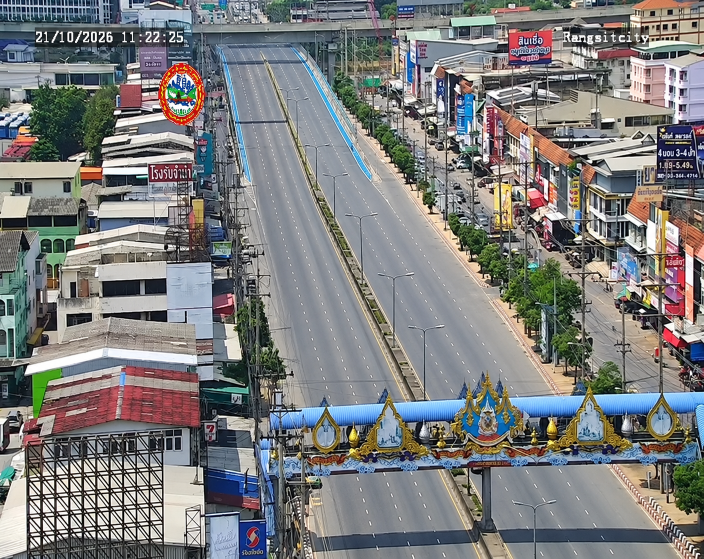
#> input picture image_reference/when_clear_road.png, 1408 x 1117 px (shown at 1/2 size); its folder holds only this picture in this run
$ python -i pipeline.py   (imports and definitions only)
#> lines starting #> are read from the running program, lines starting #| are printed output that depends on the picture; after the words box and inside, x2 and y2 are one past the last pixel; in counts of white or black regions, pixels touching at a corner belong together
### config.py
"""ค่าตั้งต้นที่ทุกไฟล์ใช้ร่วมกัน (interface กลางของทีม)"""
import sys
import os
from pathlib import Path

# ให้ print ภาษาไทยได้แม้ console ของ Windows จะเป็น cp1252/cp874
for _stream in (sys.stdout, sys.stderr):
    try:
        _stream.reconfigure(encoding="utf-8", errors="replace")
    except (AttributeError, ValueError):
        pass
#> (reads masks/rois.json from the repository)

ROOT = Path(__file__).resolve().parent

# ---------- แหล่งข้อมูล ----------
SNAPSHOT_URL = "https://ipcamlive.com/player/snapshot.php?alias=6695edb811079"
# กล้องอัปเดต snapshot ทุก ~60 วินาที (วัดจาก Last-Modified) ดึงถี่กว่านี้ได้ภาพเดิมซ้ำ
INTERVAL_SEC = 60           # ดึงภาพทุก 1 นาที = เร็วสุดที่กล้องให้ได้
PAIR_POLL_SEC = 5           # ได้ภาพซ้ำ (กล้องยังไม่อัปเดต) -> ลองใหม่ทุก 5 วินาทีแทนการรอครบรอบ
# ภาพคู่ _b: ใช้ในโหมด 5 นาทีเดิมเพื่อวัดการเคลื่อนไหว ตอนนี้เฟรมติดกันห่าง ~60 วินาทีอยู่แล้ว จึงใช้เฟรมก่อนหน้าแทน
CAPTURE_PAIR = False
PAIR_TIMEOUT_SEC = 100      # (เมื่อเปิด CAPTURE_PAIR) รอภาพคู่นานสุดเท่านี้ ถ้าไม่เปลี่ยนก็ข้าม
MOTION_MAX_GAP_SEC = 90     # เฟรมก่อนหน้าห่างเกินนี้ (กล้องหลุด/ข้ามรอบ) ไม่ใช้วัดการเคลื่อนไหว

# ---------- โฟลเดอร์ ----------
RAW_DIR = ROOT / "data" / "raw"               # data/raw/YYYY-MM-DD/HHMMSS.jpg (+ HHMMSS_b.jpg ถ้าเปิด CAPTURE_PAIR)
BG_DIR = ROOT / "data" / "background"         # ภาพถนนว่างที่จัดแนวแล้ว
REFERENCE_IMG = ROOT / "image_reference" / "when_clear_road.png"
MASK_DIR = ROOT / "masks"
RESULT_DIR = ROOT / "results"
CHART_DIR = RESULT_DIR / "charts"
OVERLAY_DIR = RESULT_DIR / "overlays"
OCCUPANCY_CSV = RESULT_DIR / "occupancy.csv"
LABELS_CSV = RESULT_DIR / "labels.csv"
DB_PATH = Path(os.environ.get("TRAFFIC_DB_PATH", str(RESULT_DIR / "traffic.db")))
THUMB_DIR = RESULT_DIR / "thumbnails"
WEB_STALE_SEC = 300         # แดชบอร์ดขึ้นว่าข้อมูลค้าง ถ้าไม่มีภาพใหม่นานเกินนี้ (~5 รอบ)

# ---------- การเก็บไฟล์ (cleanup.py) ----------
# ตัวเลขใน DB เก็บตลอด ลบเฉพาะไฟล์ภาพ
RAW_KEEP_DAYS = 30          # ภาพดิบ data/raw ใช้ประมวลผลใหม่/สร้าง bg median
MEDIA_KEEP_DAYS = 60        # overlay + thumbnail ที่แดชบอร์ดแสดงย้อนหลัง
ORPHAN_GRACE_SEC = 3600     # overlay ที่ DB ไม่อ้างถึงต้องเก่ากว่านี้ก่อนลบ (worker เขียนไฟล์ก่อนบันทึก DB)
OVERLAY_JPEG_QUALITY = 80   # ค่าเริ่มต้นของ OpenCV คือ 95 (~250 KB) ที่ 80 เหลือ ~140 KB

# ---------- รูปทรงภาพ ----------
FRAME_SIZE = (720, 576)     # (w, h) ของ snapshot จากกล้อง

# กล่องตัวหนังสือที่กล้องประทับลงภาพ (x1, y1, x2, y2) ต้องลบออกก่อนประมวลผล
OVERLAY_BOXES = [
    (30, 25, 200, 52),      # วันที่-เวลา มุมซ้ายบน
    (555, 25, 675, 50),     # คำว่า Rangsitcity มุมขวาบน
]

# ROI ของแต่ละฝั่งถนน (พิกัดในภาพ 720x576) วาดด้วย roi_tool.py เมื่อ 21/10/2569
# ครอบผิวถนนทั้งหมดจนถึงสะพานด้านบน ขอบล่างหลบยอดซุ้มประตูเมือง
# วาดใหม่ได้ด้วย roi_tool.py  ->  masks/<ชื่อ>.png และ masks/rois.json จะถูกใช้แทนค่าเหล่านี้
LANE_POLYGONS = {
    "left": [(224, 46), (257, 186), (247, 188), (243, 232), (252, 240), (302, 418), (324, 414),
             (332, 400), (340, 414), (383, 410), (393, 394), (404, 408), (413, 409), (346, 261),
             (320, 202), (293, 129), (273, 73), (265, 52), (258, 47)],
    "right": [(293, 44), (265, 44), (319, 173), (378, 291), (433, 398), (440, 408), (468, 407),
              (474, 390), (480, 396), (493, 378), (506, 391), (512, 382), (522, 403), (572, 404),
              (382, 150), (365, 131), (360, 135), (384, 185), (378, 186), (328, 92), (309, 60),
              (300, 46), (298, 44), (294, 44)],
}
LANE_NAMES_TH = {"left": "ฝั่งซ้าย (วิ่งออกจากกล้อง)", "right": "ฝั่งขวา (วิ่งเข้าหากล้อง)"}

# แบ่ง ROI เป็นช่วง ไกล/กลาง/ใกล้ ตามแกน y แล้วให้น้ำหนักเท่ากัน (ชดเชย perspective)
# far เริ่มที่ y=125 ใต้ป้ายคร่อมถนน (y≈110–120 ทำให้จับผิด) ส่วน ROI ที่สูงกว่านี้นับเฉพาะใน occupancy_raw
ZONES = {"far": (125, 200), "mid": (200, 300), "near": (300, 420)}

# จุดสังเกตที่ไม่ขยับ (ซุ้มประตูเมืองตรงกลาง) สำหรับ template matching ตรวจกล้องขยับ
LANDMARK_BOX = (455, 385, 545, 470)   # (x1, y1, x2, y2)
LANDMARK_SEARCH = 25                  # ค้นหารอบ ๆ ±25 px
CAMERA_SHIFT_TOL = 3                  # ขยับเกินกี่ px ถือว่ากล้องขยับ

# ---------- Preprocess ----------
MEDIAN_KSIZE = 5
NIGHT_BRIGHTNESS = 70       # ค่าเฉลี่ยความสว่างทั้งภาพต่ำกว่านี้ = กลางคืน
# ค่าเฉลี่ยอย่างเดียวไม่พอ: กล้องนี้มีไฟถนน+ป้ายไฟ กลางคืนเฉลี่ยยัง ~80 จึงดูสัดส่วนพิกเซลมืดด้วย
NIGHT_DARK_LEVEL = 40       # พิกเซลที่ gray < 40 นับว่า "มืด"
NIGHT_DARK_FRAC = 0.20      # พิกเซลมืดเกิน 20% ของภาพ = กลางคืน (กลางวัน ~5%, กลางคืน ~35%)

# ---------- Segmentation ----------
# ภาพถนนว่างกลางวันใน data/background/
#   "bg_day.png"        = จัดแนวจาก image_reference/when_clear_road.png (python segment.py --reference)
#   "bg_day_median.png" = temporal median จากภาพที่เก็บมา (python segment.py --median)
# กลางคืนใช้ "bg_night.png" อัตโนมัติถ้ามี (python segment.py --median แยกภาพกลางคืนให้เอง)
# ถ้าไม่มี จะเทียบภาพกลางคืนกับพื้นหลังกลางวัน ถนนสีส้มจากไฟถนนจะถูกนับเป็นรถเกือบทั้งเลน
BG_DAY_FILE = "bg_day.png"
# กลางคืนไฟหน้ารถทำให้ผิวถนน "สว่างขึ้น" เท่านั้น และช่วงหัวค่ำฝั่งขาเข้าติดยาวเป็นชั่วโมง
# median (50) จึงติดแสงไฟรถไปด้วย ใช้ percentile ต่ำกว่าเพื่อให้ได้ผิวถนนที่มีแค่ไฟถนน
NIGHT_BG_PERCENTILE = 25
# แสงไฟหน้ารถฝั่งขาเข้าส่องพื้นจนขาวจ้า (segment.glare_mask) ใช้เฉพาะกลางคืน
# พื้นที่จ้าไม่นับทั้งเป็นรถและเป็นถนน (ตัดออกจากตัวหารด้วย) เพราะกล้องมองไม่เห็นว่าข้างใต้มีอะไร
GLARE_LEVEL = 200           # gray >= 200 = สว่างจ้า
GLARE_SMOOTH = 15           # local std (7x7) < 15 = เรียบ ไม่มีขอบตัวรถ
GLARE_GROW = 9              # ขยายแกนแสง (px)
GLARE_HALO_SMOOTH = 25      # ขอบแสงที่จางลง: เกณฑ์ local std ที่หลวมกว่าแกน
# ถ้าแสงจ้ากินเกิน 65% ของช่วงไกล/กลาง/ใกล้ (เหลือที่มองเห็น < 35%) = ไฟรถเรียงกันแน่น (รถติด)
# ช่วงนั้นกลับไปนับแสงจ้าเป็นรถเหมือนเดิม กันรถติดหัวค่ำกลายเป็น "โล่ง"
GLARE_MIN_VISIBLE = 0.35
MIN_DIFF_THRESHOLD = 22     # ขั้นต่ำของ threshold กัน Otsu เลือกค่าต่ำเกินตอนถนนว่าง
MAX_DIFF_THRESHOLD = 60
SAT_WEIGHT = 0.8            # น้ำหนักของผลต่างช่อง S (HSV) ที่รวมกับผลต่าง grayscale
# ชดเชยแสงบนผิวถนน (แดด/เงาเมฆ/หมอกแดด) ที่ match_photometry จากอาคารชดเชยไม่ได้
RELIGHT_BAND = 16           # ความสูงแถบแนวนอน (px) ที่ใช้หาค่าผลต่างของผิวถนน
RELIGHT_MAX = 40            # ชดเชยได้ไม่เกิน ±40 กันรถติดจริงเต็มแถบแล้วถูกลบออกเป็น "ถนน"
OPEN_KSIZE = 3
CLOSE_KSIZE = 5

# ---------- เกณฑ์ระดับ ----------
LEVELS = ["clear", "moderate", "congested"]
LEVEL_TH = {"clear": "โล่ง", "moderate": "ปานกลาง", "congested": "ติด"}
OCC_MODERATE = 0.20         # < 20% = โล่ง
OCC_CONGESTED = 0.45        # > 45% = ติด
MOTION_STOPPED = 0.35       # สัดส่วนพิกเซลรถที่เปลี่ยนระหว่างภาพคู่ < 35% = รถจอดนิ่ง (รถไหลปกติวัดได้ ~80%)
MOTION_FLOWING = 0.65       # > 65% = รถเยอะแต่ยังเคลื่อนตัวดี
# ใช้ motion เฉพาะกลางวัน กลางคืนตัดสินจาก occupancy อย่างเดียว (ดู pipeline.classify)
LANDMARK_MIN_SCORE = 0.5    # template matching ต่ำกว่านี้ = กล้องหมุน/ซูม/ถูกบัง ผลไม่น่าเชื่อถือ

### geometry.py
"""เรขาคณิตของภาพ (W7 geometric transform, W8 template matching)

- lane_masks()            ROI ขาวดำของแต่ละฝั่งถนน
- align_reference()       จัดแนวภาพถนนว่างที่ผู้ใช้เตรียมไว้ให้ตรงกับเฟรมกล้อง (ORB + homography)
- camera_shift()          ตรวจว่ากล้องขยับไหมด้วย template matching จุดสังเกตที่ไม่เคลื่อนที่
- shift_mask()            เลื่อน ROI ตามกล้อง (translation)
- birdseye()              ดึงเลนให้เป็นมุมมองจากด้านบน (perspective warp)
"""
import json

import cv2
import numpy as np

import config
from preprocess import load_frame, save_image, to_gray

W, H = config.FRAME_SIZE


# ---------------------------------------------------------------- ROI
def polygon_mask(points):
    mask = np.zeros((H, W), np.uint8)
    cv2.fillPoly(mask, [np.array(points, np.int32)], 255)
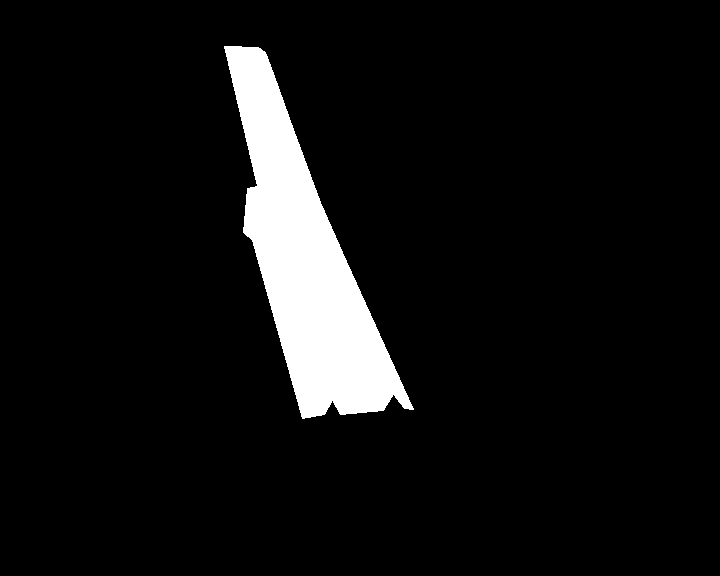
#> mask: shape (576, 720); 6.8% white; 1 white region, box (x1, y1, x2, y2) and area: (224, 46, 414, 419) 28254
    return mask


ROI_JSON = config.MASK_DIR / "rois.json"


def lane_polygons():
    """จุดของ ROI แต่ละเลน: ที่วาดด้วย roi_tool.py (masks/rois.json) ถ้ามี ไม่งั้นใช้ค่าใน config.py"""
    polys = dict(config.LANE_POLYGONS)
    if ROI_JSON.exists():
        saved = json.loads(ROI_JSON.read_text(encoding="utf-8"))
        polys.update({lane: [tuple(p) for p in pts] for lane, pts in saved.items() if lane in polys})
    return polys


def lane_masks():
    """ROI ขาวดำของแต่ละเลน ลำดับความสำคัญ:
    1) masks/<lane>.png  (วาดด้วย roi_tool.py หรือระบายเองในโปรแกรมแต่งภาพ: ขาว = ถนน, ดำ = ไม่ใช้)
    2) จุดใน masks/rois.json
    3) LANE_POLYGONS ใน config.py
    """
    masks = {}
    for lane, pts in lane_polygons().items():
        path = config.MASK_DIR / f"{lane}.png"
        if path.exists():
            m = cv2.imdecode(np.fromfile(str(path), np.uint8), cv2.IMREAD_GRAYSCALE)
            if (m.shape[1], m.shape[0]) != (W, H):
                m = cv2.resize(m, (W, H), interpolation=cv2.INTER_NEAREST)
            masks[lane] = (m > 127).astype(np.uint8) * 255
        else:
            masks[lane] = polygon_mask(pts)
    return masks


# [4 lines left out: function mask_outline, not called in this run]


def zone_masks():
    """แถบแนวนอน ไกล/กลาง/ใกล้ สำหรับถ่วงน้ำหนัก perspective"""
    out = {}
    for name, (y1, y2) in config.ZONES.items():
        m = np.zeros((H, W), np.uint8)
        m[y1:y2, :] = 255
        out[name] = m
    return out


def road_mask(masks=None):
    masks = masks or lane_masks()
    out = np.zeros((H, W), np.uint8)
    for m in masks.values():
        out |= m
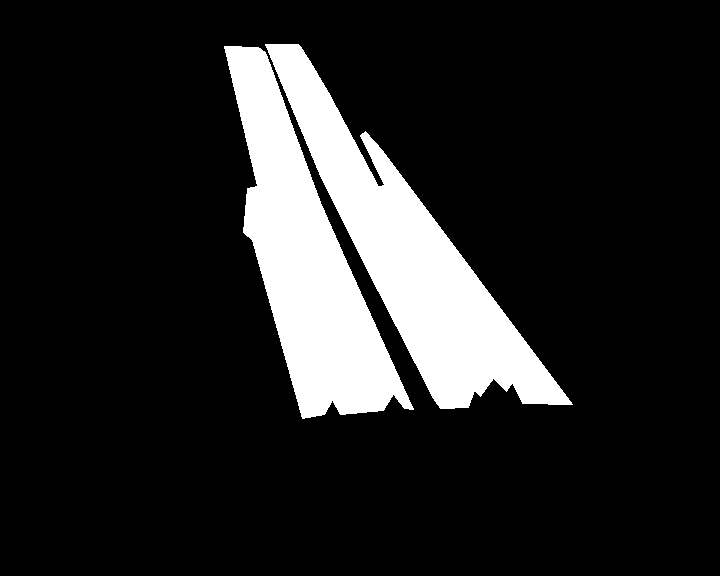
#> out: shape (576, 720); 14.3% white; 2 white regions, box (x1, y1, x2, y2) and area: (265, 44, 573, 409) 31100, (224, 46, 414, 419) 28254
    return out


def static_mask(masks=None):
    """พื้นที่นอกถนน (อาคาร/ป้าย) ใช้เทียบแสง ไม่รวมตัวหนังสือที่ประทับและขอบภาพ"""
    road = cv2.dilate(road_mask(masks), np.ones((25, 25), np.uint8))
    m = np.full((H, W), 255, np.uint8)
    m[road > 0] = 0
    for x1, y1, x2, y2 in config.OVERLAY_BOXES:
        m[y1:y2, x1:x2] = 0
    m[:, :10] = m[:, -10:] = 0
    m[:10, :] = m[-10:, :] = 0
    return m


# ---------------------------------------------------------- alignment
# [102 lines left out: functions align_reference, camera_shift, shift_image, lane_quad, birdseye, build_aligned_reference, not called in this run]

### preprocess.py
"""② Preprocess (W1 gray/brightness, W2 histogram, W3 median filter)

interface:  preprocess(img) -> gray ที่ผ่าน median filter แล้ว
"""
import cv2
import numpy as np

import config


def load_frame(path):
    """อ่านภาพ (รองรับ path ภาษาไทย/Unicode บน Windows) และปรับเป็นขนาดมาตรฐาน"""
#> called with path = 'image_reference/when_clear_road.png'
    data = np.fromfile(str(path), dtype=np.uint8)
    img = cv2.imdecode(data, cv2.IMREAD_COLOR)
#> img is the input picture: shape (1117, 1408, 3); mean B, G, R 125.6, 125.5, 124.9
    if img is None:
        raise IOError(f"อ่านภาพไม่ได้: {path}")
    if (img.shape[1], img.shape[0]) != config.FRAME_SIZE:
        img = cv2.resize(img, config.FRAME_SIZE, interpolation=cv2.INTER_AREA)
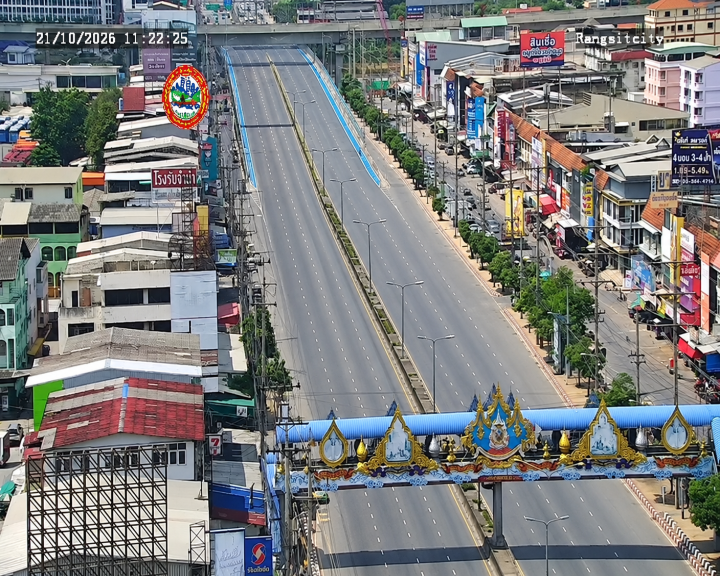
#> img: shape (576, 720, 3); mean B, G, R 125.6, 125.5, 124.9
    return img


# [16 lines left out: functions save_image, remove_overlay_text, not called in this run]


def to_gray(img):
    return cv2.cvtColor(img, cv2.COLOR_BGR2GRAY)
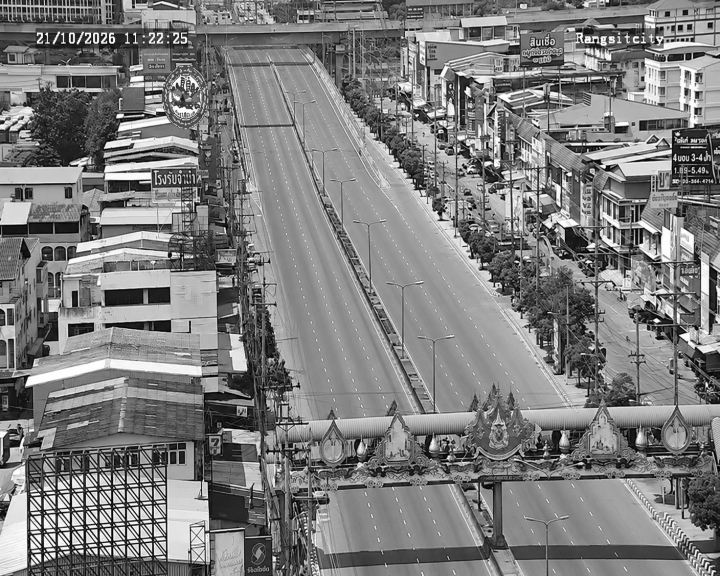
#> returned value: shape (576, 720); min 1, max 255, mean 125.3


def denoise(gray):
    """median filter ลด noise จากการบีบอัด JPEG (W3)"""
    return cv2.medianBlur(gray, config.MEDIAN_KSIZE)


# [5 lines left out: function equalize, not called in this run]


def brightness(img):
    """ค่าความสว่างเฉลี่ย (W1) ใช้ตัดสินกลางวัน/กลางคืน"""
    gray = img if img.ndim == 2 else to_gray(img)
    return float(gray.mean())


# [4 lines left out: function contrast, not called in this run]


def dark_fraction(img):
    """สัดส่วนพิกเซลที่มืดกว่า NIGHT_DARK_LEVEL (W1 histogram)

    กลางคืนไฟถนน/ป้ายไฟทำให้ค่าเฉลี่ยยังสูง (~80) แต่ท้องฟ้าและอาคารมืดสนิท
    กลางวันมีพิกเซลมืดแค่ ~5% (เงาใต้หลังคา) กลางคืนกระโดดเป็น ~35%
    """
    gray = img if img.ndim == 2 else to_gray(img)
    return float(np.count_nonzero(gray < config.NIGHT_DARK_LEVEL)) / gray.size


def is_night(img):
    return brightness(img) < config.NIGHT_BRIGHTNESS or dark_fraction(img) > config.NIGHT_DARK_FRAC


def preprocess(img):
    """ตัดตัวหนังสือ -> grayscale -> median filter"""
    return denoise(to_gray(remove_overlay_text(img)))


# [15 lines left out: function match_photometry, not called in this run]

### segment.py
"""④ Segmentation: แยกพิกเซล "รถ" ออกจาก "ถนน" (W2 threshold/Otsu, W3 temporal median, W9 K-means)

interface:  segment(img, bg, mask) -> binary (255 = รถ)

ใช้งาน (สร้างภาพพื้นหลัง):
    python segment.py --reference                 # จัดแนว image_reference -> data/background/bg_day.png
    python segment.py --median 2026-10-21         # temporal median จากภาพที่เก็บมา (แยกกลางวัน/กลางคืน)
"""
import argparse

import cv2
import numpy as np

import config
import features
import geometry
from preprocess import is_night, load_frame, match_photometry, preprocess, save_image


# ---------------------------------------------------------- background
# [12 lines left out: function temporal_median, not called in this run]


def load_background(night=False):
    """เลือกภาพพื้นหลังกลางวัน/กลางคืน ถ้าไม่มีภาพกลางคืนใช้ภาพกลางวันแทน"""
    day = [config.BG_DAY_FILE, "bg_day.png"]
    names = ["bg_night.png", *day] if night else [*day, "bg_night.png"]
    for name in names:
        p = config.BG_DIR / name
        if p.exists():
            return load_frame(p)
    raise FileNotFoundError("ยังไม่มีภาพพื้นหลัง ให้รัน: python segment.py --reference")


# -------------------------------------------------------- diff features
# [123 lines left out: functions road_relight, difference_maps, otsu_threshold, glare_mask, segment, segment_kmeans, not called in this run]


# ---------------------------------------------------------------- CLI
def _all_frames(day=None):
    pattern = f"{day}/*.jpg" if day else "*/*.jpg"
    return sorted(p for p in config.RAW_DIR.glob(pattern) if not p.stem.endswith("_b"))


# [29 lines left out: function main, not called in this run]


# [2 lines that do not run on import are left out]

### pipeline.py
"""รวมทุกขั้นเป็น pipeline เดียว: ภาพ 1 เฟรม -> ผลแต่ละเลน

interface:  occupancy(binary, mask) -> float
            process_frame(path) -> (rows, vis)
"""
import datetime

import cv2
import numpy as np

import config
import features
import geometry
import segment
from preprocess import brightness, contrast, is_night, load_frame


# [81 lines left out: functions occupancy, zone_occupancy, classify, timestamp_from_path, previous_frame, motion_reference, not called in this run]


class Pipeline:
    def __init__(self):
        self.masks = geometry.lane_masks()
        self.road = geometry.road_mask(self.masks)
        self.static = geometry.static_mask(self.masks)
        self.zones = geometry.zone_masks()
        self._bg = {}

    def background(self, night):
        if night not in self._bg:
            self._bg[night] = segment.load_background(night)
        return self._bg[night]

    def process_frame(self, path, with_kmeans=True):
        img = load_frame(path)
        bright = brightness(img)
#> bright = 125.3
        night = is_night(img)
#> night = False
        bg = self.background(night)
#> in load_background, `names = ["bg_night.png", *day] if night else [*day, "bg_night.png"]`: names = ['bg_day.png', 'bg_day.png', 'bg_night.png']

        # W8: ตรวจกล้องขยับ แล้วเลื่อนภาพกลับ (W7) ให้ตรงกับ ROI/พื้นหลัง
        dx, dy, score = geometry.camera_shift(cv2.cvtColor(bg, cv2.COLOR_BGR2GRAY),
                                              cv2.cvtColor(img, cv2.COLOR_BGR2GRAY))
        if max(abs(dx), abs(dy)) > config.CAMERA_SHIFT_TOL and score >= config.LANDMARK_MIN_SCORE:
            img = geometry.shift_image(img, -dx, -dy)

        binary, dbg = segment.segment(img, bg, self.road, self.static, return_debug=True, lanes=self.masks)
        kbin = (segment.segment_kmeans(img, bg, self.road, static=self.static, lanes=self.masks)
                if with_kmeans else None)
        # กลางคืน: แสงไฟหน้ารถที่ส่องพื้นจนขาวจ้าไม่ใช่ตัวรถ ไม่นับในการเคลื่อนไหวและภาพผลลัพธ์
        glare = segment.glare_mask(dbg["frame_gray"], dbg["bg_gray"], dbg["threshold"], self.road) if night else None
        counted = binary if glare is None else cv2.bitwise_and(binary, cv2.bitwise_not(glare))

        # ภาพที่ห่าง ~60 วินาที (ภาพคู่ หรือเฟรมก่อนหน้า) สำหรับวัดการเคลื่อนไหว
        other = motion_reference(path)
        gray_b = None
        if other is not None:
            img_b = load_frame(other)
            if max(abs(dx), abs(dy)) > config.CAMERA_SHIFT_TOL and score >= config.LANDMARK_MIN_SCORE:
                img_b = geometry.shift_image(img_b, -dx, -dy)
            gray_b = cv2.medianBlur(cv2.cvtColor(img_b, cv2.COLOR_BGR2GRAY), config.MEDIAN_KSIZE)

        ts = timestamp_from_path(path)
        rows = []
        for lane, m in self.masks.items():
            occ, per_zone = zone_occupancy(binary, m, self.zones, glare)
            motion = None
            if gray_b is not None:
                motion = features.motion_ratio(dbg["frame_gray"], gray_b, counted & m)
            rows.append({
                "timestamp": ts.strftime("%Y-%m-%d %H:%M:%S"),
                "file": str(path.relative_to(config.ROOT)).replace("\\", "/"),
                "lane": lane,
                "occupancy": round(occ, 4),
                "occupancy_raw": round(occupancy(binary, m), 4),
                "occ_far": round(per_zone.get("far", 0), 4),
                "occ_mid": round(per_zone.get("mid", 0), 4),
                "occ_near": round(per_zone.get("near", 0), 4),
                "occupancy_kmeans": round(zone_occupancy(kbin, m, self.zones, glare)[0], 4) if kbin is not None else "",
                "edge_density": round(features.edge_density(dbg["frame_gray"], m), 4),
                "motion": "" if motion is None else round(motion, 4),
                "brightness": round(bright, 1),
                "contrast": round(contrast(img), 1),
                "is_night": int(night),
                "threshold": round(dbg["threshold"], 1),
                "cam_dx": dx, "cam_dy": dy, "cam_score": round(score, 3),
                "level": classify(occ, motion, night),
            })
        vis = {"img": img, "binary": counted, "kmeans": kbin, "diff": dbg["combined"], "masks": self.masks,
               "glare": glare}
        return rows, vis


LEVEL_BGR = {"clear": (80, 200, 80), "moderate": (0, 190, 255), "congested": (40, 40, 230)}


# [22 lines left out: function draw_overlay, not called in this run]

#> (the run stopped early here; a loop or call above may not have finished)
